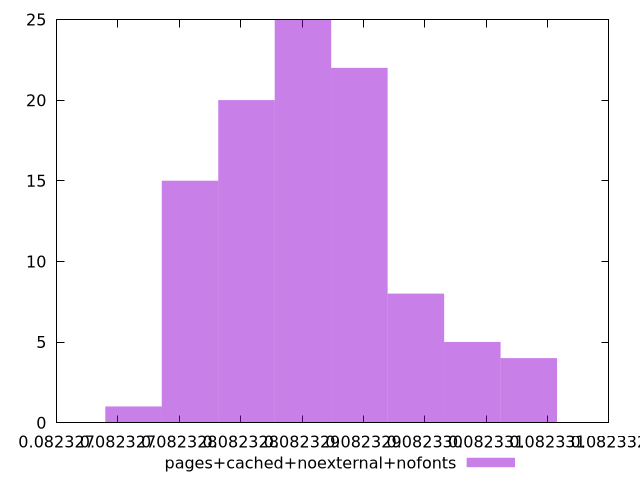

This chart was generated by the following gnuplot code:
$_pagesCachedNoexternalNofonts <<EOF
0.08232854708696524 20
0.08232946726229774 22
0.08232900717463149 25
0.08232808699929899 15
0.08233038743763024 5
0.082329927349964 8
0.0823308475252965 4
0.08232762691163273 1
EOF
set key outside below
set terminal pngcairo
set output "report_00004_2020-11-02T20-21-41.718Z/total-byte-weight/pages+cached+noexternal+nofonts//hist.png"
set yrange [0:25]
set boxwidth 4.6008766625292826e-7
set style fill transparent solid 0.5 noborder
plot $_pagesCachedNoexternalNofonts title "pages+cached+noexternal+nofonts" with boxes ,
